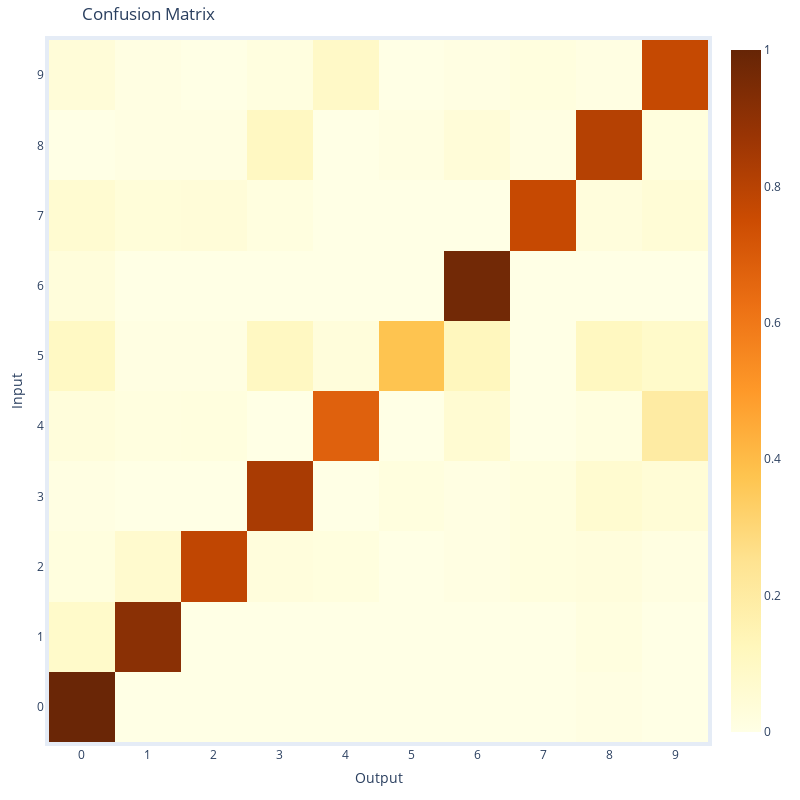

The notebook cell this image was saved under:
### Markdown cell above
The figures below are self explanatory:

### Code cell
net.confusion()

### Figure 1 — Plotly figure (JSON) as saved in the notebook; plotly's stock layout.template omitted (floating-point values rounded to 4 significant figures)
{"data": [{"colorscale": [[0, "rgb(255,255,229)"], [0.125, "rgb(255,247,188)"], [0.25, "rgb(254,227,145)"], [0.375, "rgb(254,196,79)"], [0.5, "rgb(254,153,41)"], [0.625, "rgb(236,112,20)"], [0.75, "rgb(204,76,2)"], [0.875, "rgb(153,52,4)"], [1, "rgb(102,37,6)"]], "type": "heatmap", "z": [[0.9899, 0, 0, 0, 0, 0, 0, 0, 0.009174, 0], [0.08081, 0.9115, 0, 0, 0, 0, 0, 0, 0.01835, 0], [0.0202, 0.0708, 0.78, 0.02885, 0.0202, 0, 0.009901, 0.02041, 0.02752, 0.01163], [0.0101, 0, 0, 0.8365, 0, 0.02198, 0.009901, 0.02041, 0.06422, 0.04651], [0.0303, 0.0177, 0.02, 0, 0.6768, 0, 0.05941, 0, 0.01835, 0.1977], [0.101, 0.00885, 0.01, 0.1058, 0.0303, 0.3736, 0.1188, 0, 0.1101, 0.0814], [0.0303, 0, 0, 0, 0, 0, 0.9703, 0, 0, 0], [0.06061, 0.0354, 0.04, 0.01923, 0, 0, 0, 0.7653, 0.02752, 0.04651], [0, 0.00885, 0.01, 0.1058, 0, 0.01099, 0.0396, 0.0102, 0.8073, 0.02326], [0.0404, 0.00885, 0, 0.01923, 0.09091, 0, 0.009901, 0.02041, 0.009174, 0.7674]], "zmax": 1, "zmin": 0}], "layout": {"height": 800, "margin": {"b": 20, "l": 20, "pad": 4, "r": 20, "t": 40}, "title": {"text": "Confusion Matrix", "xref": "paper"}, "width": 800, "xaxis": {"tickmode": "array", "ticktext": [0, 1, 2, 3, 4, 5, 6, 7, 8, 9], "tickvals": [0, 1, 2, 3, 4, 5, 6, 7, 8, 9], "title": {"text": "Output"}, "zeroline": false}, "yaxis": {"tickmode": "array", "ticktext": [0, 1, 2, 3, 4, 5, 6, 7, 8, 9], "tickvals": [0, 1, 2, 3, 4, 5, 6, 7, 8, 9], "title": {"text": "Input"}, "zeroline": false}}}
